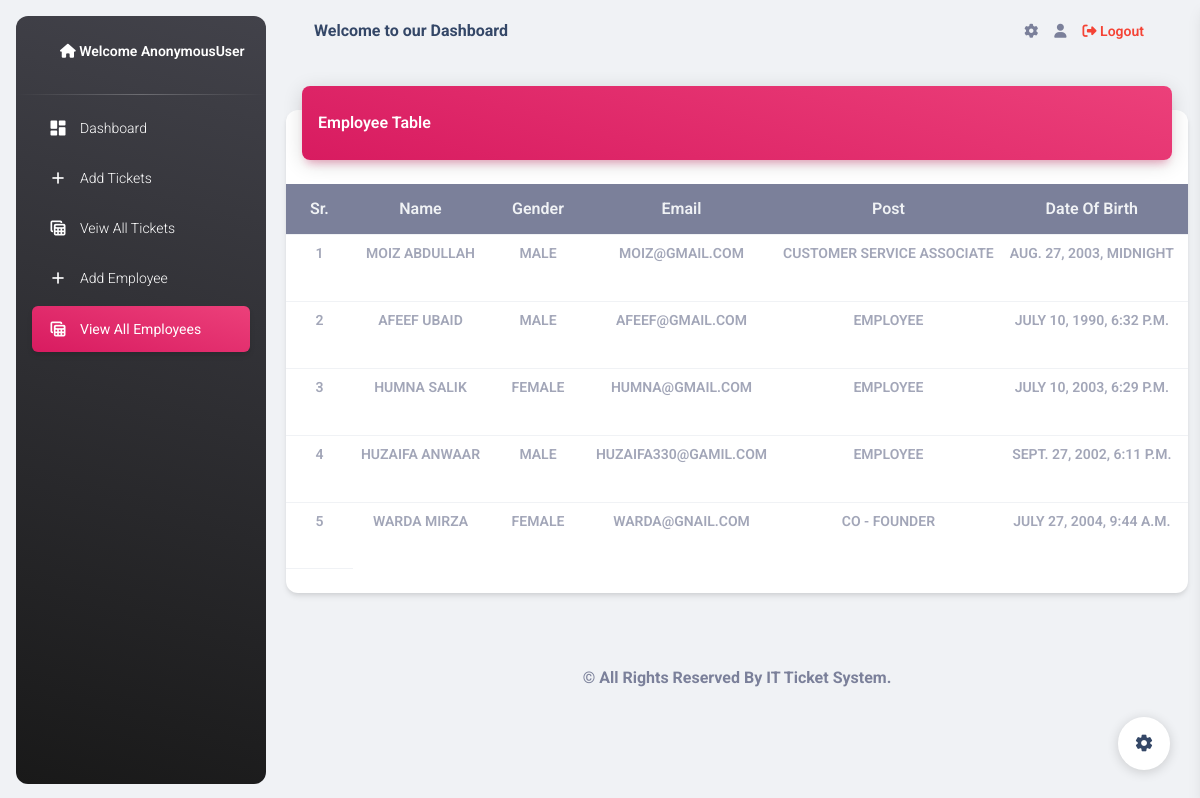
Screenshot of /admin-allEmployees/ with the database file from the repository.
### home/models.py (models this page shows, shortened)
class Employee(models.Model):
    name = models.CharField(max_length=100)
    email = models.EmailField()
    gender = models.CharField(max_length=20)
    Post = models.CharField(max_length=50)
    password = models.CharField(max_length=10)
    department = models.CharField(max_length=30)
    designation = models.CharField(max_length=100)
    dateOfBirth = models.DateTimeField(verbose_name=("Date of Birth"), auto_now_add=False, null=True)
    about = models.TextField()
    createdDate = models.DateTimeField(verbose_name=("Created date"), auto_now_add=True, null=True)
    updatedDate = models.DateTimeField(verbose_name=("Updated date"), auto_now_add=False, null=True)
    IsActive = models.BooleanField(default=True)
    IsManager = models.BooleanField(default=True)
    contact = models.CharField(max_length=11)

### home/views.py (the view)
# urls.py: path('admin-allEmployees/', views.all_employees, name='admin-allEmployees'),
def all_employees(request):
    allEmployee = Employee.objects.all().order_by('-id')
    context = {"allEmployee" : allEmployee}
    return render(request, 'admin/all_employees.html',context)

### templates/admin/all_employees.html (shortened to what this page needs)
{% extends 'admin/adminBase.html' %}
{% block body %}
<div class="row">
    <div class="col-12">
      <div class="card my-4">
        <div class="card-header p-0 position-relative mt-n4 mx-3 z-index-2">
          <div class="bg-gradient-primary shadow-primary border-radius-lg pt-4 pb-3">
            <h6 class="text-white text-capitalize ps-3">Employee table</h6>
          </div>
        </div>
        <div class="card-body px-0 pb-2">
          <div class="table-responsive p-0">
            <table class="table ">
              <thead>
                <tr class="bg-secondary text-light">
                  <th class="text-center" >Sr.</th>
                  <th class="text-center" >Name</th>
                  <th class="text-center" >Gender</th>
                  <th class="text-center" >Email</th>
                  <th class="text-center">Post</th>
                  <th class="text-center">Date of Birth</th>
                  <th class="text-center">Designation</th>
                </tr>
              </thead>
              <tbody>
                {% for emp in allEmployee %}
                  <tr>
                    <th class="text-center text-uppercase text-secondary text-sm font-weight-bold opacity-7" scope="row">{{forloop.counter}}</th>
                    <td class="text-center text-uppercase text-secondary text-sm font-weight-bold opacity-7 ps-2">{{emp.name}}</td>
                    <td class="text-center text-uppercase text-secondary text-sm font-weight-bold opacity-7">{{emp.gender}}</td>
                    <td class="text-center text-uppercase text-secondary text-sm font-weight-bold opacity-7">{{emp.email}}</td>
                    <td class="text-center text-uppercase text-secondary text-sm font-weight-bold opacity-7 ps-2">{{emp.Post}}</td>
                    <td class="text-center text-uppercase text-secondary text-sm font-weight-bold opacity-7">{{emp.dateOfBirth}}</td>
                    <td class="text-center text-uppercase text-secondary text-sm font-weight-bold opacity-7">{{emp.designation}}</td>
                  </tr>
                {% endfor %}
              </tbody>
            </table>
          </div>
        </div>
      </div>
    </div>
  </div>
</div>
{% endblock body %}

### templates/admin/adminBase.html (shortened to what this page needs)
<!DOCTYPE html>
<html lang="en">
  <head>
    <link href="../static/assets/css/nucleo-icons.css" rel="stylesheet" />
    <link href="../static/assets/css/nucleo-svg.css" rel="stylesheet" />
    <link id="pagestyle"
      href="../static/assets/css/material-dashboard.css?v=3.1.0"
      rel="stylesheet" />
  </head>
  <body class="g-sidenav-show  bg-gray-200">
    <aside
      class="sidenav navbar navbar-vertical navbar-expand-xs border-0 border-radius-xl my-3 fixed-start ms-3  bg-gradient-dark"
      id="sidenav-main">
      <div class="sidenav-header">
        <a class="navbar-brand m-0"
          href="/profile"
          target="_blank">
          <span class="ms-1 font-weight-bold text-white p-2">
            <i class="fa fa-home"></i> Welcome {{request.user}}
          </span>
        </a>
      </div>
      <hr class="horizontal light mt-0 mb-2">
      <div class="collapse navbar-collapse w-auto"
        id="sidenav-collapse-main">
        <ul class="navbar-nav">
          <li class="nav-item">
            {% if request.path == '/admin-desboard/' %}
            <a
              class="nav-link text-white active bg-gradient-primary"
              href="/admin-desboard">
              <div
                class="text-white text-center me-2 d-flex align-items-center justify-content-center">
                <i class="material-icons opacity-10">dashboard</i>
              </div>
              <span class="nav-link-text ms-1">Dashboard</span>
            </a>
            {% else %}
            <a
              class="nav-link text-white"
              href="/admin-desboard">
              <div
                class="text-white text-center me-2 d-flex align-items-center justify-content-center">
                <i class="material-icons opacity-10">dashboard</i>
              </div>
              <span class="nav-link-text ms-1">Dashboard</span>
            </a>
            {% endif %}
          </li>
          <li class="nav-item">
            {% if request.path == '/admin-addTicket/' %}
            <a
              class="nav-link text-white active bg-gradient-primary"
              href="admin-addTicket">
              <div
                class="text-white text-center me-2 d-flex align-items-center justify-content-center">
                <i class="material-icons opacity-10">add</i>
              </div>
              <span class="nav-link-text ms-1">Add Ticket </span>
            </a>
            {% else %}
            <a class="nav-link text-white"
              href="/admin-addTicket">
              <div
                class="text-white text-center me-2 d-flex align-items-center justify-content-center">
                <i class="material-icons opacity-10">add</i>
              </div>
              <span class="nav-link-text ms-1">Add Tickets</span>
            </a>
            {% endif %}
          </li>
          <li class="nav-item">
            {% if request.path == '/admin-allTickets/' %}
            <a
              class="nav-link text-white active bg-gradient-primary"
              href="/admin-allTickets">
              <div
                class="text-white text-center me-2 d-flex align-items-center justify-content-center">
                <i class="material-icons opacity-10">table_view</i>
              </div>
              <span class="nav-link-text ms-1">Veiw All Tickets</span>
            </a>
            {% else %}
            <a class="nav-link text-white"
              href="/admin-allTickets">
              <div
                class="text-white text-center me-2 d-flex align-items-center justify-content-center">
                <i class="material-icons opacity-10">table_view</i>
              </div>
              <span class="nav-link-text ms-1">Veiw All Tickets</span>
            </a>
            {% endif %}
          </li>
          <li class="nav-item">
            {% if request.path == '/admin-addEmployee/' %}
            <a
              class="nav-link text-white active bg-gradient-primary"
              href="/admin-addEmployee">
              <div
                class="text-white text-center me-2 d-flex align-items-center justify-content-center">
                <i class="material-icons opacity-10">add</i>
              </div>
              <span class="nav-link-text ms-1">Add Employee</span>
            </a>
            {% else %}
            <a class="nav-link text-white"
              href="/admin-addEmployee">
              <div
                class="text-white text-center me-2 d-flex align-items-center justify-content-center">
                <i class="material-icons opacity-10">add</i>
              </div>
              <span class="nav-link-text ms-1">Add Employee</span>
            </a>
            {% endif %}
          </li>
          <li class="nav-item">
            {% if request.path == '/admin-allEmployees/' %}
            <a
              class="nav-link text-white active bg-gradient-primary"
              href="/admin-allEmployees">
              <div
                class="text-white text-center me-2 d-flex align-items-center justify-content-center">
                <i class="material-icons opacity-10">table_view</i>
              </div>
              <span class="nav-link-text ms-1">View All Employees</span>
            </a>
            {% endif %}
          </li>
        </ul>
      </div>
    </aside>
    <main
      class="main-content position-relative max-height-vh-100 h-100 border-radius-lg ">
      <nav
        class="navbar navbar-main navbar-expand-lg px-0 mx-4 shadow-none border-radius-xl"
        id="navbarBlur" data-scroll="true">
        <div class="container-fluid py-1 px-3">
          <nav aria-label="breadcrumb">
            <h6 class="font-weight-bolder mb-0">
              Welcome to our Dashboard
            </h6>
          </nav>
          <div
            class="collapse navbar-collapse mt-sm-0 mt-2 me-md-0 me-sm-4"
            id="navbar">
            <ul
              class="navbar-nav justify-content-end ms-md-auto pe-md-3 d-flex align-items-center">
              <li class="nav-item px-3 d-flex align-items-center">
                <a href="javascript:;"
                  class="nav-link text-body p-0">
                  <i class="fa fa-cog fixed-plugin-button-nav cursor-pointer"></i>
                </a>
              </li>
              <li class="nav-item d-flex align-items-center me-3">
                <a href="/profile" class="nav-link text-body p-0">
                  <i class="fa fa-user" aria-hidden="true"></i>
                </a>
              </li>
              <li class="nav-item d-flex align-items-center">
                <a href="/logout"
                  class="nav-link text-body font-weight-bold px-0">
                  <i class="fa fa-sign-out text-danger" aria-hidden="true"></i>
                  <span class="d-sm-inline d-none text-danger">Logout</span>
                </a>
              </li>
            </ul>
          </div>
        </div>
      </nav>
      <div class="container-fluid py-4">
        {% block body %}{% endblock body %}
        <footer class="footer py-4">
          <div class="container-fluid">
            <div class="main-footer text-center">
              <strong>&copy; All Rights Reserved By IT Ticket
                System.</strong>
            </div>
          </div>
        </footer>
    </main>
    <div class="fixed-plugin" >
      <a class="fixed-plugin-button text-dark position-fixed px-3 py-2">
        <i class="material-icons fa-spin py-2">settings</i>
      </a>
    </div>
</body>
</html>

### rows the page displays
Employee: name "MOIZ ABDULLAH", gender "MALE", email "MOIZ@GMAIL.COM", Post "CUSTOMER SERVICE ASSOCIATE", dateOfBirth "AUG. 27, 2003, MIDNIGHT"
Employee: name "AFEEF UBAID", gender "MALE", email "AFEEF@GMAIL.COM", Post "EMPLOYEE", dateOfBirth "JULY 10, 1990, 6:32 P.M."
Employee: name "HUMNA SALIK", gender "FEMALE", email "HUMNA@GMAIL.COM", Post "EMPLOYEE", dateOfBirth "JULY 10, 2003, 6:29 P.M."
Employee: name "HUZAIFA ANWAAR", gender "MALE", email "HUZAIFA330@GAMIL.COM", Post "EMPLOYEE", dateOfBirth "SEPT. 27, 2002, 6:11 P.M."
Employee: name "WARDA MIRZA", gender "FEMALE", email "WARDA@GNAIL.COM", Post "CO - FOUNDER", dateOfBirth "JULY 27, 2004, 9:44 A.M."

### other values shown
{{ request.user }} "AnonymousUser"
